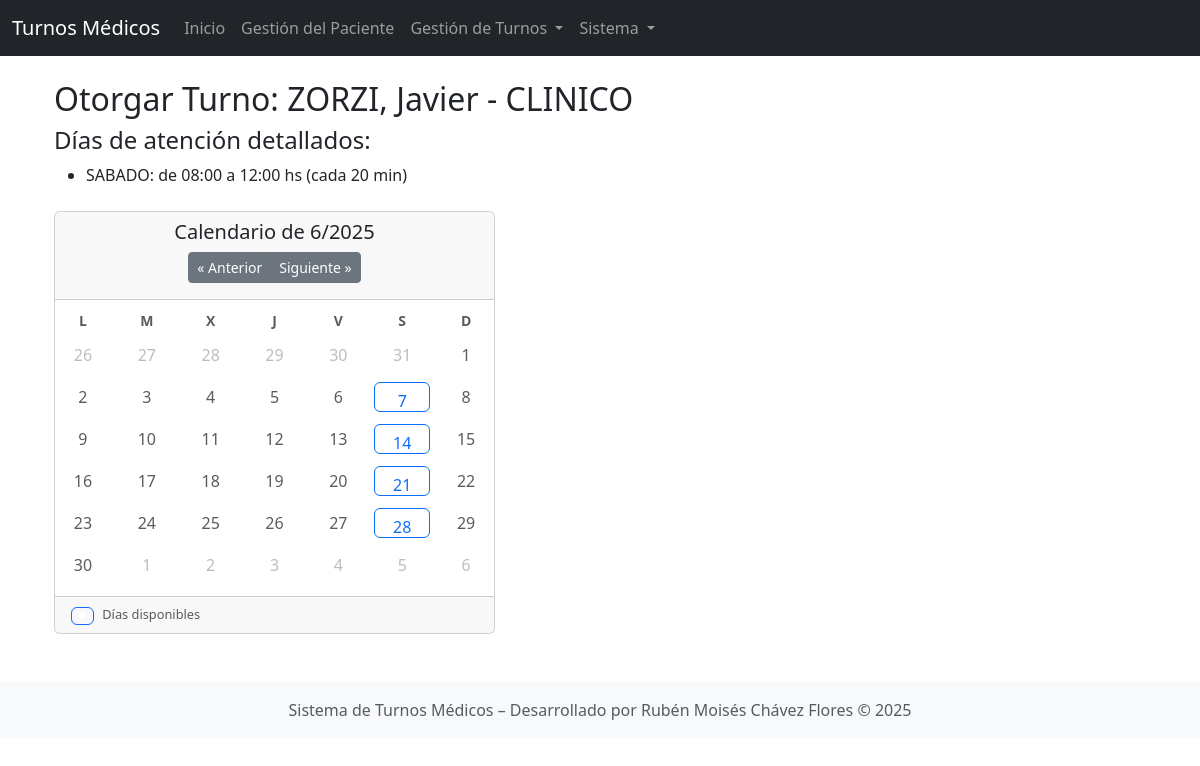
The page /otorgar_turno/3/ on the database its author committed.
### gestion/models.py (models this page shows, shortened)
class Medico(models.Model):
    nombre = models.CharField(max_length=100)
    apellido = models.CharField(max_length=100)
    especialidad = models.ForeignKey(Especialidad, on_delete=models.CASCADE)

class Especialidad(models.Model):
    nombre = models.CharField(max_length=100)

### gestion/views.py (the view, shortened to what this page needs)
# urls.py: path('otorgar_turno/<int:medico_id>/', views.otorgar_turno, name='otorgar_turno'),
def otorgar_turno(request, medico_id):
    medico = get_object_or_404(Medico, id=medico_id)
    hoy = timezone.now().date()
    mes = int(request.GET.get('mes', hoy.month))
    anio = int(request.GET.get('anio', hoy.year))
    fecha_str = request.GET.get('fecha')
    dni = request.GET.get('dni')
    fecha_seleccionada = None
    paciente = None
    if fecha_str:
        try:
            fecha_seleccionada = datetime.strptime(fecha_str, "%Y-%m-%d").date()
        except ValueError:
            fecha_seleccionada = None
    if dni:
        paciente = Paciente.objects.filter(dni=dni).first()
    dias_atencion = DiaAtencion.objects.filter(medico=medico)
    dias_mostrados = [
        {
            'dia': d.get_dia_display(),
            'numero_dia': int(d.dia),
            'horario_inicio': d.horario_inicio.strftime("%H:%M"),
            'horario_fin': d.horario_fin.strftime("%H:%M"),
            'intervalo': d.intervalo_minutos,
        }
        for d in dias_atencion
    ]
    primer_dia_mes = datetime(anio, mes, 1).date()
    _, dias_en_mes = monthrange(anio, mes)
    primer_lunes = primer_dia_mes - timedelta(days=primer_dia_mes.weekday())
    dias_no_laborables = set(
        DiaNoLaborable.objects.filter(medico=medico).values_list('fecha', flat=True)
    )
    calendario = []
    for i in range(42):
        dia = primer_lunes + timedelta(days=i)
        es_del_mes = dia.month == mes
        atiende = dias_atencion.filter(dia=str(dia.weekday())).exists()
        es_no_laborable = dia in dias_no_laborables
        calendario.append({
            'fecha': dia,
            'es_del_mes': es_del_mes,
            'atiende': atiende,
            'es_no_laborable': es_no_laborable,
        })
    matriz_turnos = []
    turnos_ocupados_dict = {}
    contexto = {
        'medico': medico,
        'mes': mes,
        'anio': anio,
        'mes_anterior': (mes - 1) if mes > 1 else 12,
        'anio_anterior': (anio - 1) if mes == 1 else anio,
        'mes_siguiente': (mes + 1) if mes < 12 else 1,
        'anio_siguiente': (anio + 1) if mes == 12 else anio,
        'fecha_seleccionada': fecha_seleccionada,
        'calendario': calendario,
        'dias_mostrados': dias_mostrados,
        'matriz_turnos': matriz_turnos,
        'turnos_ocupados_dict': turnos_ocupados_dict,
        'dni': dni,
        'paciente': paciente,
        'numero_dia_seleccionado': fecha_seleccionada.weekday() if fecha_seleccionada else None,
    }
    return render(request, 'gestion/otorgar_turno.html', contexto)

### gestion/templates/gestion/otorgar_turno.html (shortened to what this page needs)
{% extends 'gestion/base.html' %}
{% load static %}
{% block content %}
<div class="container-fluid">
  <h2>Otorgar Turno: {{ medico.apellido|upper }}, {{ medico.nombre|title }} - {{ medico.especialidad.nombre|upper }}</h2>
  {% if dias_mostrados %}
  <div class="mb-4">
    <h4>Días de atención detallados:</h4>
    <ul>
      {% for d in dias_mostrados %}
      <li>{{ d.dia }}: de {{ d.horario_inicio }} a {{ d.horario_fin }} hs (cada {{ d.intervalo }} min)</li>
      {% endfor %}
    </ul>
  </div>
  {% endif %}
  <div class="row">
    <div class="col-md-5 scale-40">
      <div class="card">
        <div class="card-header text-center">
          <h5>Calendario de {{ mes }}/{{ anio }}</h5>
          <div class="btn-group mb-2" role="group">
            <a href="?mes={{ mes_anterior }}&anio={{ anio_anterior }}{% if dni %}&dni={{ dni }}{% endif %}" class="btn btn-secondary btn-sm">« Anterior</a>
            <a href="?mes={{ mes_siguiente }}&anio={{ anio_siguiente }}{% if dni %}&dni={{ dni }}{% endif %}" class="btn btn-secondary btn-sm">Siguiente »</a>
          </div>
        </div>
        <div class="card-body p-2">
          <div class="row text-center mb-1">
            {% for d in "LMXJVSD" %}
            <div class="col"><small class="text-muted fw-bold">{{ d }}</small></div>
            {% endfor %}
          </div>
          {% for dia in calendario %}
            {% if forloop.counter0|divisibleby:7 %}
            <div class="row text-center mb-1">
            {% endif %}
            <div class="col p-1">
              {% if dia.es_del_mes %}
                {% if dia.es_no_laborable %}
                <div class="d-flex align-items-center justify-content-center bg-danger text-white rounded" style="height: 30px;" title="No laborable">{{ dia.fecha.day }}</div>
                {% elif dia.atiende %}
                <a href="?mes={{ mes }}&anio={{ anio }}&fecha={{ dia.fecha|date:'Y-m-d' }}{% if dni %}&dni={{ dni }}{% endif %}" class="btn btn-outline-primary w-100" style="height:30px;">{{ dia.fecha.day }}</a>
                {% else %}
                <div class="d-flex align-items-center justify-content-center text-muted" style="height:30px;">{{ dia.fecha.day }}</div>
                {% endif %}
              {% else %}
              <div class="d-flex align-items-center justify-content-center text-muted" style="height:30px;opacity:0.4;">{{ dia.fecha.day }}</div>
              {% endif %}
            </div>
            {% if forloop.counter|divisibleby:7 or forloop.last %}
            </div>
            {% endif %}
          {% endfor %}
        </div>
        <div class="card-footer text-muted" style="font-size: 0.8rem;">
          <span class="badge bg-outline-primary me-2" style="border:1px solid #0d6efd;">●</span>Días disponibles
        </div>
      </div>
    </div>
  </div>
</div>
{% endblock %}

### rows shown on the page
Medico: apellido "ZORZI", nombre "Javier", especialidad.nombre "CLINICO"

### other values the page prints
{{ d.dia }} "SABADO"
{{ d.horario_inicio }} "08:00"
{{ d.horario_fin }} "12:00"
{{ d.intervalo }} "20"
{{ mes }} "6"
{{ anio }} "2025"
{{ d }} "L" "M" "X" "J" "V" "S" "D"
{{ dia.fecha.day }} "26" "27" "28" "29" "30" "31" "1" "2" "3" "4" "5" "6"
{{ dia.fecha.day }} "1" "2" "3" "4" "5" "6" "8" "9" "10" "11" "12" "13" "15" "16" "17" "18" "19" "20" "22" "23" "24" "25" "26" "27" "29" "30"
{{ dia.fecha.day }} "7" "14" "21" "28"
